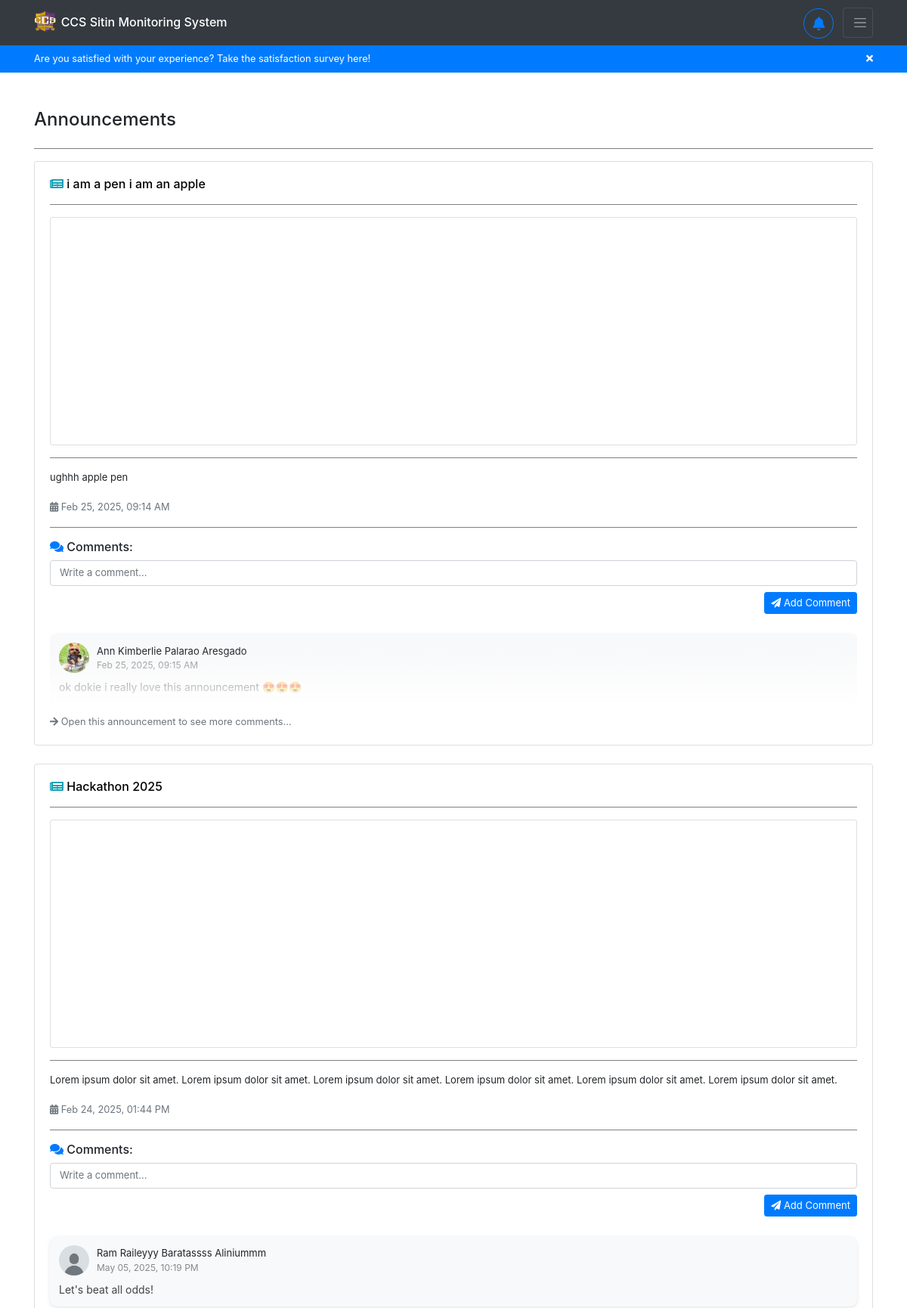
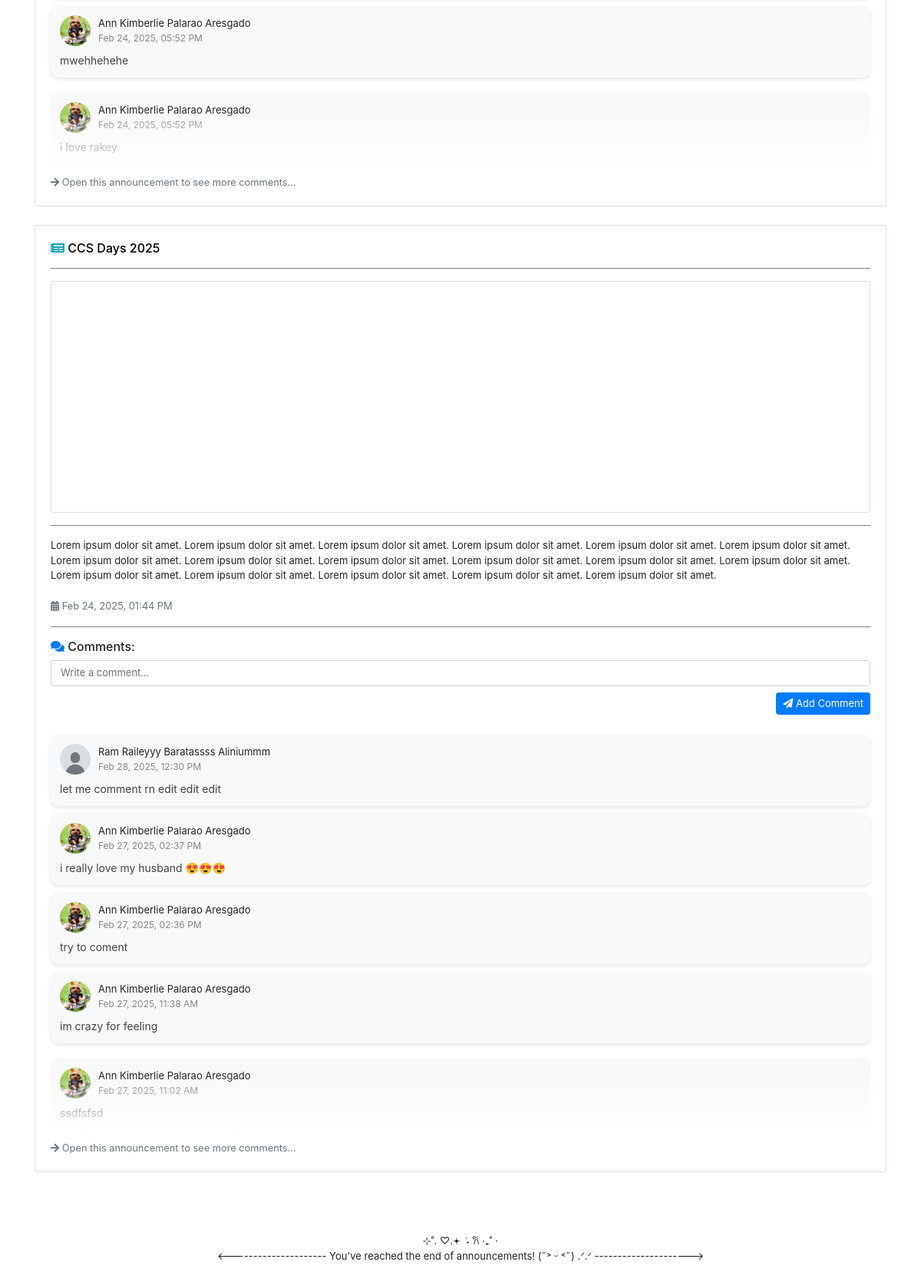
The app's page /announcements/?page=14 (signed in, upper part) with its own data (2 pictures, top to bottom).
### backend/models.py (models this page shows, shortened)
class Announcement(models.Model):
    title = models.CharField(max_length=255, blank=True, null=True)
    content = models.TextField(blank=True, null=True)
    image = models.ImageField(upload_to="announcements/", default="announcements/announcement.jpg", blank=True, null=True)
    date = models.DateTimeField(auto_now_add=True)
    updated_at = models.DateTimeField(auto_now=True)
    superuser = models.ForeignKey(User, on_delete=models.CASCADE, limit_choices_to={'is_superuser': True})

class AnnouncementComment(models.Model):
    comment = models.TextField(blank=True, null=True)
    date = models.DateTimeField(auto_now_add=True)
    updated_at = models.DateTimeField(auto_now=True)
    announcement = models.ForeignKey(Announcement, on_delete=models.CASCADE)
    user = models.ForeignKey(User, on_delete=models.CASCADE)

class Registration(models.Model):
    idno = models.IntegerField(primary_key=True)
    lastname = models.CharField(max_length=80, null=True, blank=True)
    firstname = models.CharField(max_length=80, null=True, blank=True)
    middlename = models.CharField(max_length=80, null=True, blank=True)
    course = models.CharField(max_length=80, choices=COURSE_CHOICES, null=True, blank=True)
    level = models.IntegerField(null=True, choices=LEVEL_CHOICES, blank=True)
    email = models.EmailField(max_length=80, null=True, blank=True)
    address = models.CharField(max_length=255, null=True, blank=True)
    sessions = models.IntegerField(default=30, null=True, blank=True)
    points = models.IntegerField(default=0, null=True, blank=True)
    sitins_count = models.IntegerField(default=0, null=True, blank=True)
    profilepicture_og = models.ImageField(upload_to="profiles/", default="profiles/default.jpg", blank=True, null=True)
    profilepicture_lg = models.ImageField(upload_to="profiles/", default="profiles/default_lg.jpg", blank=True, null=True)
    profilepicture_md = models.ImageField(upload_to="profiles/", default="profiles/default_md.jpg", blank=True, null=True)
    profilepicture_sm = models.ImageField(upload_to="profiles/", default="profiles/default_sm.jpg", blank=True, null=True)
    study_load = models.ImageField(upload_to="schedules/", blank=True, null=True)
    profiledescription = models.TextField(blank=True, null=True)
    username = models.OneToOneField(User, on_delete=models.CASCADE)

### backend/views.py (the view)
# urls.py: path('announcements/', views.announcements, name='user-announcements'),
@login_required
def announcements(request):
    if request.user.is_authenticated:
        announcements = Announcement.objects.all().prefetch_related(
            Prefetch(
                'announcementcomment_set',
                queryset=AnnouncementComment.objects.select_related(
                    'user',
                    'user__registration'
                ).order_by('-date')
            )
        ).order_by('-updated_at')
        paginator = Paginator(announcements, 3)
        page_number = request.GET.get('page')
        page_obj = paginator.get_page(page_number)
        try:
            register = Registration.objects.get(username=request.user)
        except Registration.DoesNotExist:
            register = request.user
        return render(request, 'backend/pages/announcements.html', context={'announcements': page_obj, 'register': register} )
    return redirect('/')

### backend/templatetags/custom_filters.py (called while the page is built)
@register.filter
def time_ago(value):
    if not value:
        return ""
    now = timezone.localtime(timezone.now())
    value = timezone.localtime(value)
    diff = now - value
    seconds = diff.total_seconds()
    if seconds < 0:
        return value.strftime("%b %d, %Y, %I:%M %p")
    if seconds < 60:
        return f"{int(seconds)} seconds ago"
    elif seconds < 3600:
        minutes = int(seconds / 60)
        return f"{minutes} minute{'s' if minutes != 1 else ''} ago"
    elif seconds < 86400:
        hours = int(seconds / 3600)
        return f"{hours} hour{'s' if hours != 1 else ''} ago"
    else:
        return value.strftime("%b %d, %Y, %I:%M %p")

### backend/templates/backend/pages/announcements.html (shortened to what this page needs)
{% extends 'backend/base.html' %}
{% load static %}
{% load custom_filters %}
{% block content %}
<div class="container mt-5">
    <div class="d-flex align-items-center mb-4">
        <h4 class="m-0">Announcements</h4>
    </div>
    <hr>
    {% for announcement in announcements %}
    <div id="announcement-body" class="card mb-4 announcement-card shadow-sm">
        <div class="card-body">
            <h6 class="announcement-title">
                <i class="fas fa-newspaper text-info"></i>
                <a href="{% url 'user-announcement' announcement.id %}" title="View this announcement">{{ announcement.title }}</a>
            </h6>
            <hr>
            {% if announcement.image %}
            <div class="text-center card">
                <img src="{{ announcement.image.url }}"
                    alt="Announcement Image"
                    class="img-fluid rounded"
                    style="max-height: 300px; object-fit: cover;"
                    loading="lazy"
                    decoding="async">
            </div>
            <hr>
            {% endif %}
            <p>{{ announcement.content }}</p>
            <small class="text-muted">
                <i class="fas fa-calendar-alt"></i> {{ announcement.date|time_ago }}
            </small>
            <hr>
            <div>
                <h6><i class="fas fa-comments text-primary"></i> Comments:</h6>
                <form id="comment-form-{{ announcement.id }}">
                    <div class="form-group">
                        <textarea class="form-control comment-box" rows="1" placeholder="Write a comment..." style="resize: none; overflow-y: hidden;"
                        oninput="this.style.height = ''; this.style.height = this.scrollHeight + 'px'"
                        required></textarea>
                        <button type="button"
                            data-announcement_id="{{ announcement.id }}"
                            onclick="PostComment(this, this.parentElement.parentElement)"
                            class="btn btn-sm btn-primary float-right mt-2">
                            <i class="fas fa-paper-plane"></i> Add Comment
                        </button>
                    </div>
                </form>
                {% with announcement.announcementcomment_set.all|slice:":5" as comments %}
                    {% for comment in comments %}
                    {% if forloop.last %}
                    <div class="fade-wrapper">
                    {% endif %}
                        <div class="comment-card">
                            <div class="comment-header">
                                <img src="{{ comment.user.registration.profilepicture_sm.url }}" alt="Profile Picture"
                                    class="comment-pic">
                                <div class="comment-user-info">
                                    <p class="mb-0">{{ comment.user.registration.firstname }} {{ comment.user.registration.middlename }} {{ comment.user.registration.lastname }}</p>
                                    <span class="comment-date">{{ comment.date|time_ago }}</span>
                                </div>
                            </div>
                            <div class="comment-body">
                                <p>{{ comment.comment }}</p>
                            </div>
                        </div>
                    {% if forloop.last %}
                    </div>
                    {% endif %}
                    {% endfor %}
                {% if comments %}
                    <a href="{% url 'user-announcement' announcement.id %}" class="small text-muted">
                        <i class="fas fa-arrow-right"></i> Open this announcement to see more comments...
                    </a>
                {% else %}
                    <p class="text-muted"><i class="fas fa-info-circle"></i> No comments yet.</p>
                {% endif %}
                {% endwith %}
            </div>
        </div>
    </div>
    {% empty %}
    <div class="card p-3 shadow-sm">
        <h5 class="text-muted"><i class="fas fa-exclamation-circle"></i> No announcements available.</h5>
    </div>
    {% endfor %}
    {% if announcements.number == announcements.paginator.num_pages %}
    <div class="eol">
        <span>⊹˚. ♡.𖥔 ݁ ˖ 𐙚 ‧₊˚ ⋅</span>
        <span><--------------------- You've reached the end of announcements! (˶˃ ᵕ ˂˶) .ᐟ.ᐟ ---------------------></span>
    </div>
    {% endif %}
</div>
{% endblock %}

### backend/static/backend/css/styles.css (style rules this page uses)
* { box-sizing: border-box; padding: 0; margin: 0; }
html { scroll-behavior: smooth; }
p { font-size: small; }
button { font-size: small; }
.btn { font-size: small; }
form { display: flex; flex-direction: column; row-gap: 10px; }
hr { width: 100%; border: none; border-top: 1px solid gray; }
.comment-card { background: #f8f9fa; border-radius: 10px; padding: 12px; margin: 10px 0; display: flex; flex-direction: column; box-shadow: 0 2px 5px rgba(0, 0, 0, 0.1); }
.comment-header { display: flex; align-items: center; margin-bottom: 8px; }
.comment-pic { width: 40px; height: 40px; border-radius: 50%; object-fit: cover; margin-right: 10px; }
.comment-user-info { display: flex; flex-direction: column; }
.comment-date { font-size: 12px; color: #888; }
.comment-body p { font-size: 14px; margin: 0; color: #444; }
input[type="text"], input[type="email"], input[type="password"], input[type="number"], input[type="search"], input[type="tel"], input[type="url"], input[type="date"], input[type="datetime-local"], input[type="month"], input[type="week"], input[type="time"], textarea, select { font-size: small !important; }
.eol { font-size: small; display: flex; align-items: center; margin: 5rem 0; flex-direction: column; }

### backend/templates/backend/pages/announcements.html (style rules this page uses)
.fade-wrapper { position: relative; overflow: hidden; }
.fade-wrapper::after { content: ''; position: absolute; bottom: 0; left: 0; right: 0; height: 80px; background: linear-gradient(to bottom, rgba(255, 255, 255, 0), rgba(255, 255, 255, 1) 90%); pointer-events: none; }
.fade-wrapper::before { content: ''; position: absolute; bottom: 0; left: 0; right: 0; height: 1px; background: linear-gradient(to right, rgba(0, 0, 0, 0.1), rgba(0, 0, 0, 0.1) 50%, rgba(0, 0, 0, 0)); pointer-events: none; }
.announcement-title a { color: black; }

### records on screen
Announcement: title "i am a pen i am an apple", image (picture), content "ughhh apple pen", date "Feb 25, 2025, 09:14 AM"
AnnouncementComment: user.registration.profilepicture_sm (picture), user.registration.firstname "Ann Kimberlie", user.registration.middlename "Palarao", user.registration.lastname "Aresgado", date "Feb 25, 2025, 09:15 AM", comment "ok dokie i really love this announcement 😍😍😍"
Announcement: title "Hackathon 2025", image (picture), content "Lorem ipsum dolor sit amet. Lorem ipsum dolor sit amet. Lorem ipsum dolor sit amet. Lorem ipsum dolor sit amet. Lorem ipsum dolor sit amet. Lorem ipsum dolor sit amet.", date "Feb 24, 2025, 01:44 PM"
AnnouncementComment: user.registration.profilepicture_sm (placeholder picture), user.registration.firstname "Ram Raileyyy", user.registration.middlename "Baratassss", user.registration.lastname "Aliniummm", date "May 05, 2025, 10:19 PM", comment "Let's beat all odds!"
AnnouncementComment: user.registration.profilepicture_sm (picture), user.registration.firstname "Ann Kimberlie", user.registration.middlename "Palarao", user.registration.lastname "Aresgado", date "Feb 24, 2025, 05:52 PM", comment "mwehhehehe"
AnnouncementComment: user.registration.profilepicture_sm (picture), user.registration.firstname "Ann Kimberlie", user.registration.middlename "Palarao", user.registration.lastname "Aresgado", date "Feb 24, 2025, 05:52 PM", comment "i love rakey"
Announcement: title "CCS Days 2025", image (picture), content "Lorem ipsum dolor sit amet. Lorem ipsum dolor sit amet. Lorem ipsum dolor sit amet. Lorem ipsum dolor sit amet. Lorem ipsum dolor sit amet. Lorem ipsum dolor sit amet. Lorem ipsum dolor sit amet. Lorem ipsum dolor sit amet. Lorem ipsum dolor sit amet. Lorem ipsum dolor sit amet. Lorem ipsum dolor sit amet. Lorem ipsum dolor sit amet. Lorem ipsum dolor sit amet. Lorem ipsum dolor sit amet. Lorem ipsum dolor sit amet. Lorem ipsum dolor sit amet. Lorem ipsum dolor sit amet.", date "Feb 24, 2025, 01:44 PM"
AnnouncementComment: user.registration.profilepicture_sm (placeholder picture), user.registration.firstname "Ram Raileyyy", user.registration.middlename "Baratassss", user.registration.lastname "Aliniummm", date "Feb 28, 2025, 12:30 PM", comment "let me comment rn edit edit edit"
AnnouncementComment: user.registration.profilepicture_sm (picture), user.registration.firstname "Ann Kimberlie", user.registration.middlename "Palarao", user.registration.lastname "Aresgado", date "Feb 27, 2025, 02:37 PM", comment "i really love my husband 😍😍😍"
AnnouncementComment: user.registration.profilepicture_sm (picture), user.registration.firstname "Ann Kimberlie", user.registration.middlename "Palarao", user.registration.lastname "Aresgado", date "Feb 27, 2025, 02:36 PM", comment "try to coment"
AnnouncementComment: user.registration.profilepicture_sm (picture), user.registration.firstname "Ann Kimberlie", user.registration.middlename "Palarao", user.registration.lastname "Aresgado", date "Feb 27, 2025, 11:38 AM", comment "im crazy for feeling"
AnnouncementComment: user.registration.profilepicture_sm (picture), user.registration.firstname "Ann Kimberlie", user.registration.middlename "Palarao", user.registration.lastname "Aresgado", date "Feb 27, 2025, 11:02 AM", comment "ssdfsfsd"
